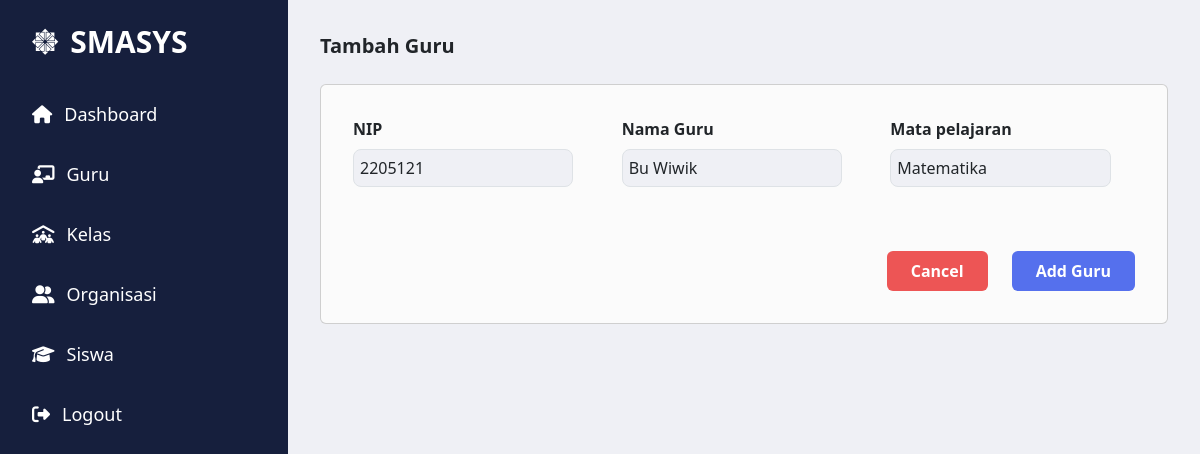
The app's page /public/pelajaran/detail/1 (signed in) with its own data.
### tables this page shows
CREATE TABLE `pelajaran` (
  `id` int(11) NOT NULL,
  `nama` varchar(100) NOT NULL,
  `nip` varchar(200) NOT NULL,
  `guru` varchar(100) NOT NULL
);

### app/core/Controller.php (called while the page is built, shortened)
<?php
class Controller
{
    public function view($view, $data = [])
    {
        require_once '../app/views/' . $view . '.php';
    }
    public function model($model)
    {
        return new $model;
    }
}

### app/controllers/Pelajaran.php (called while the page is built, shortened)
<?php
class Pelajaran extends Controller
{
    public function detail($id)
    {
        $data['title'] = 'SMASYS | Detail Kelas';
        $data['is_pelajaran'] = true;
        $data['id_pelajaran'] = $id;
        $data['pelajaran'] = $this->model('PelajaranModel')->getPelajaranById($id);
        $this->view('pelajaran/detail', $data);
    }
}

### app/core/App.php (called while the page is built, shortened)
<?php
class App
{
    protected $method = 'index';
    protected $params = [];
    public function __construct()
    {
        $url = $this->parseUrl();
        if (isset($url[0])) {
            if (file_exists('../app/controllers/' . $url[0] . '.php')) {
                unset($url[0]);
            }
        }
        $this->controller = new $this->controller;
        if (isset($url[1])) {
            if (method_exists($this->controller, $url[1])) {
                $this->method = $url[1];
                unset($url[1]);
            }
        }
        if (!empty($url)) {
            $this->params = array_values($url);
        }
        call_user_func_array([$this->controller, $this->method], $this->params);
    }
    public function parseUrl()
    {
        if (isset($_GET['url'])) {
            $url = rtrim($_GET['url'], '/');
            $url = filter_var($url, FILTER_SANITIZE_URL);
            $url = explode('/', $url);
            return $url;
        }
        return ['HomeController', 'index'];
    }
}

### public/index.php (called while the page is built, shortened)
<?php
$app = new App;

### app/core/Database.php (called while the page is built, shortened)
<?php
class Database
{
    private $host = DB_HOST;
    private $user = DB_USER;
    private $pass = DB_PASS;
    private $db_name = DB_NAME;
    private $dbh;
    private $stmt;
    public function __construct()
    {
        $dsn = 'mysql:host=' . $this->host . ';dbname=' . $this->db_name;
        try {
            $this->dbh = new PDO($dsn, $this->user, $this->pass);
        } catch (PDOException $e) {
            die($e->getMessage());
        }
    }
    public function query($query)
    {
        $this->stmt = $this->dbh->prepare($query);
    }
    public function bind($param, $value, $type = null)
    {
        if (is_null($type)) {
            switch (true) {
                default:
                    $type = PDO::PARAM_STR;
            }
        }
        $this->stmt->bindValue($param, $value, $type);
    }
    public function execute()
    {
        $this->stmt->execute();
    }
    public function single()
    {
        $this->execute();
        return $this->stmt->fetch(PDO::FETCH_ASSOC);
    }
}

### app/models/PelajaranModel.php (called while the page is built, shortened)
<?php
class PelajaranModel {
    private $table = 'pelajaran';
    private $db;
    public function __construct() {
        $this->db = new Database();
    }
    public function getPelajaranById($id) {
        $this->db->query("SELECT * FROM " . $this->table . " WHERE id = :id");
        $this->db->bind('id', $id);
        return $this->db->single();
    }
}

### app/views/pelajaran/detail.php (the view, shortened to what this page needs)
<div class="flex-1 p-8">
    <h1 class="text-xl font-bold mb-4">Tambah Guru</h1>
    <div class="card p-8 bg-[#fbfbfb]">
        <form action="<?= BASEURL ?>/pelajaran/update" method="post">
            <div class="grid grid-cols-3 gap-4">
                <div>
                    <label for="nip" class="font-semibold">NIP</label>
                    <br>
                    <input type="text" id="nip" name="nip" value="<?php echo  $data['pelajaran']['nip']?>"
                        class="mt-2 p-1.5 rounded-lg bg-[#eff0f5] w-[90%] border border-[#161f3d]">
                </div>
                <div>
                    <label for="guru" class="font-semibold">Nama Guru</label>
                    <br>
                    <input type="text" id="guru" name="guru" value="<?php echo  $data['pelajaran']['guru']?>"
                        class="mt-2 p-1.5 rounded-lg bg-[#eff0f5] w-[90%] border border-[#161f3d]">
                </div>
                <div>
                    <label for="nama" class="font-semibold">Mata pelajaran</label>
                    <br>
                    <input type="text" id="nama" name="nama" value="<?php echo  $data['pelajaran']['nama']?>"
                        class="mt-2 p-1.5 rounded-lg bg-[#eff0f5] w-[90%] border border-[#161f3d]">
                </div>
            </div>
            <br>
            <div class="mt-10 w-full text-end flex justify-end gap-4">
                <a href="<?= BASEURL ?>/pelajaran" onclick="return confirm('Apakah Anda yakin ingin membatalkan?')"
                    class="text-white text-md font-semibold rounded-md px-6 py-2 bg-[#ED5555] hover:bg-[#9E3939] duration-200">
                    Cancel
                </a>
                <button type="submit"
                    class="text-white text-md font-semibold rounded-md px-6 py-2 bg-[#5570ed] hover:bg-[#3c51b1] duration-200">Add
                    Guru</button>
            </div>
        </form>
    </div>
</div>

### records on screen
pelajaran: nip "2205121", guru "Bu Wiwik", nama "Matematika"
